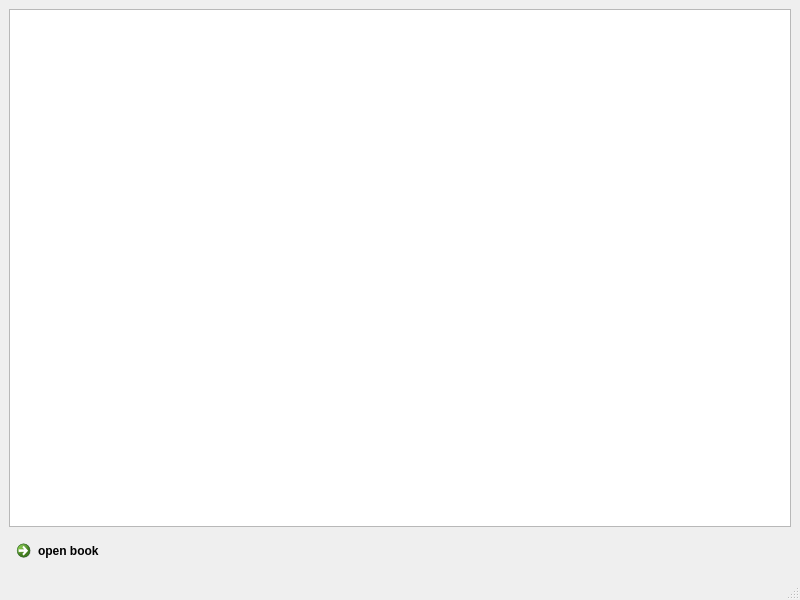
<?xml version="1.0" encoding="UTF-8"?>
<ui version="4.0">
 <class>Topics_list</class>
 <widget class="QMainWindow" name="Topics_list">
  <property name="geometry">
   <rect>
    <x>0</x>
    <y>0</y>
    <width>800</width>
    <height>600</height>
   </rect>
  </property>
  <property name="windowTitle">
   <string>MainWindow</string>
  </property>
  <widget class="QWidget" name="centralwidget">
   <layout class="QGridLayout" name="gridLayout">
    <item row="0" column="0">
     <widget class="QTextBrowser" name="textBrowser"/>
    </item>
    <item row="1" column="0">
     <widget class="QCommandLinkButton" name="open_book">
      <property name="sizeIncrement">
       <size>
        <width>0</width>
        <height>0</height>
       </size>
      </property>
      <property name="text">
       <string>open book</string>
      </property>
     </widget>
    </item>
   </layout>
  </widget>
  <widget class="QMenuBar" name="menubar">
   <property name="geometry">
    <rect>
     <x>0</x>
     <y>0</y>
     <width>800</width>
     <height>23</height>
    </rect>
   </property>
  </widget>
  <widget class="QStatusBar" name="statusbar"/>
 </widget>
 <resources/>
 <connections/>
</ui>
